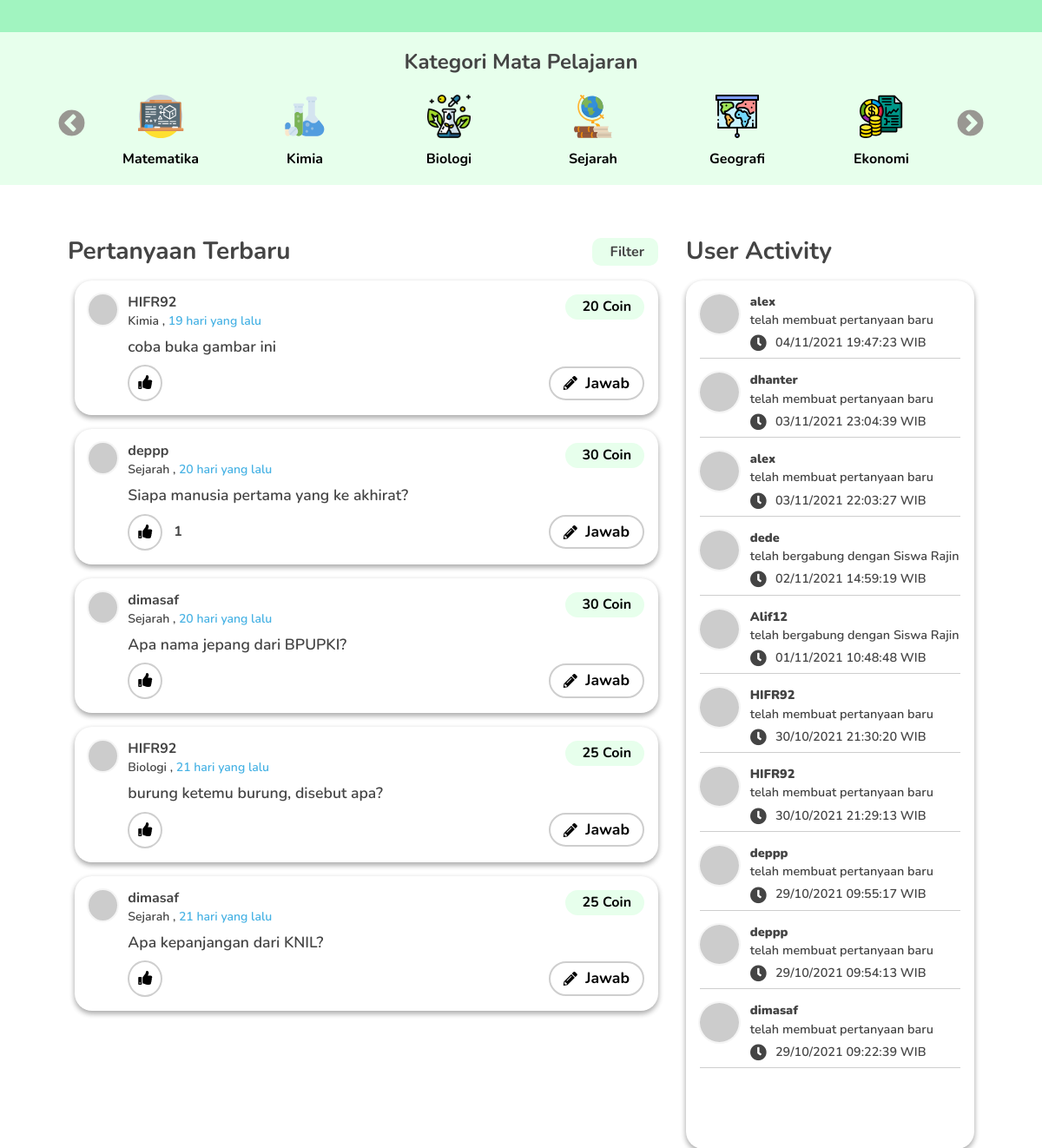
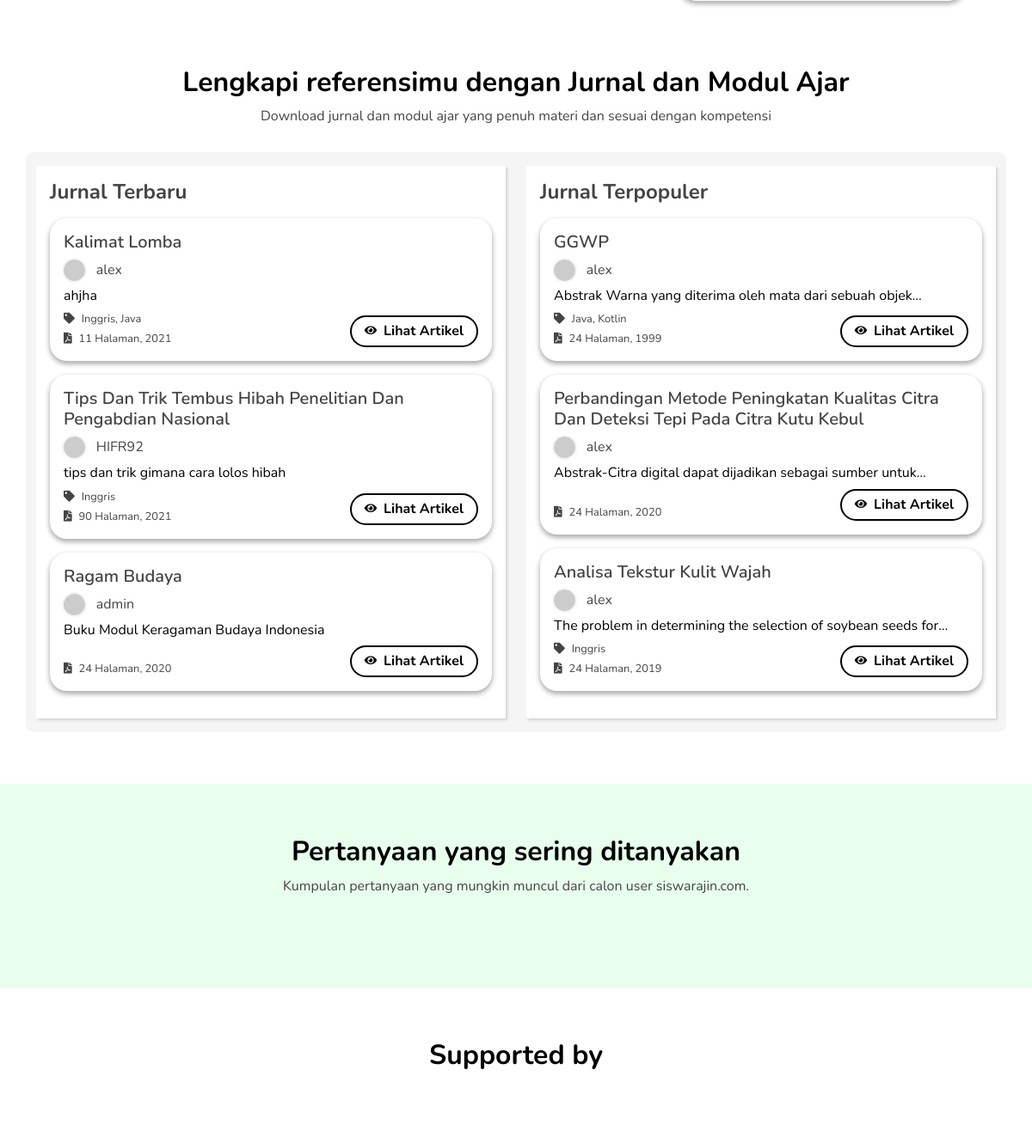
The app's page / (middle part), older data (2 pictures, top to bottom).
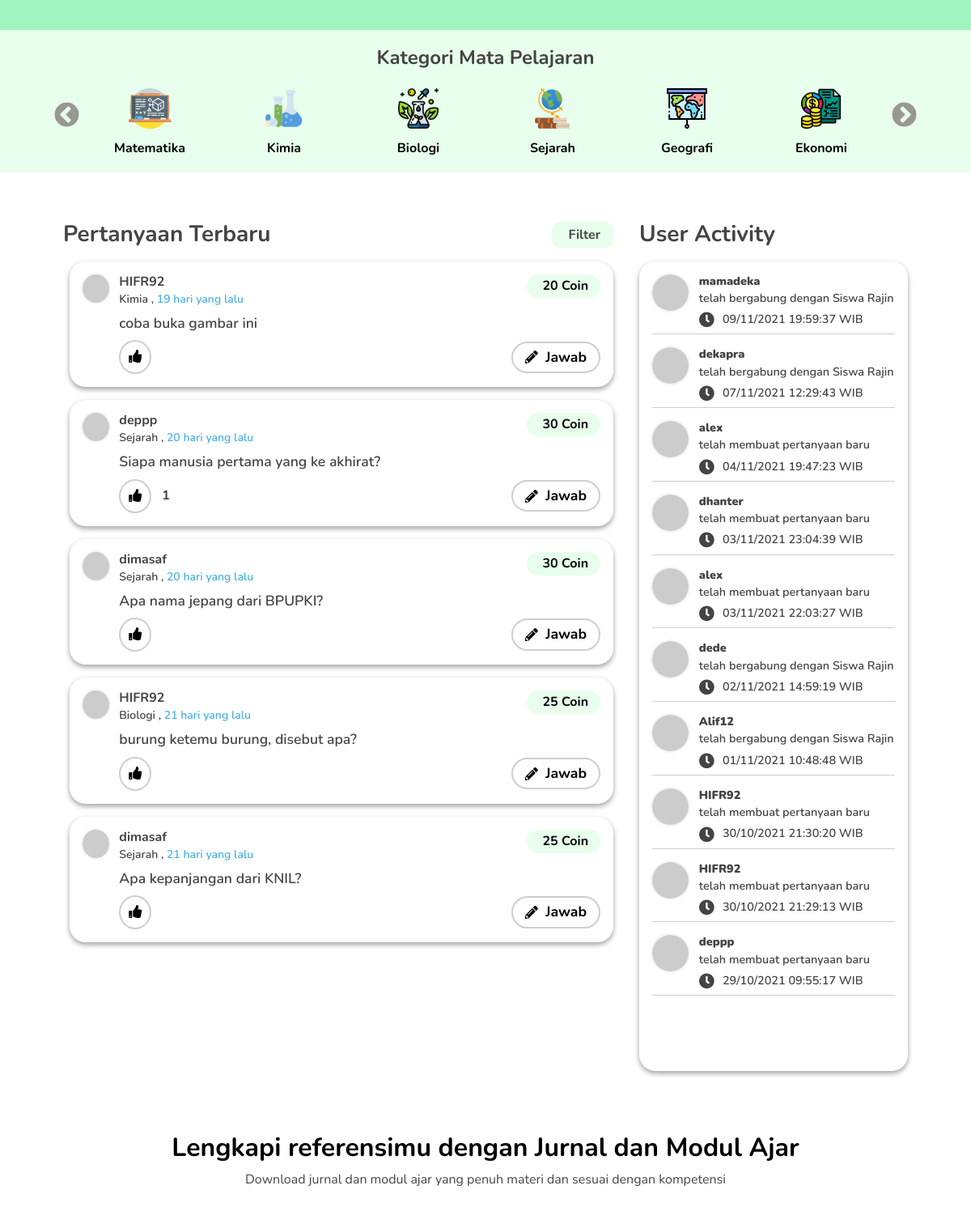
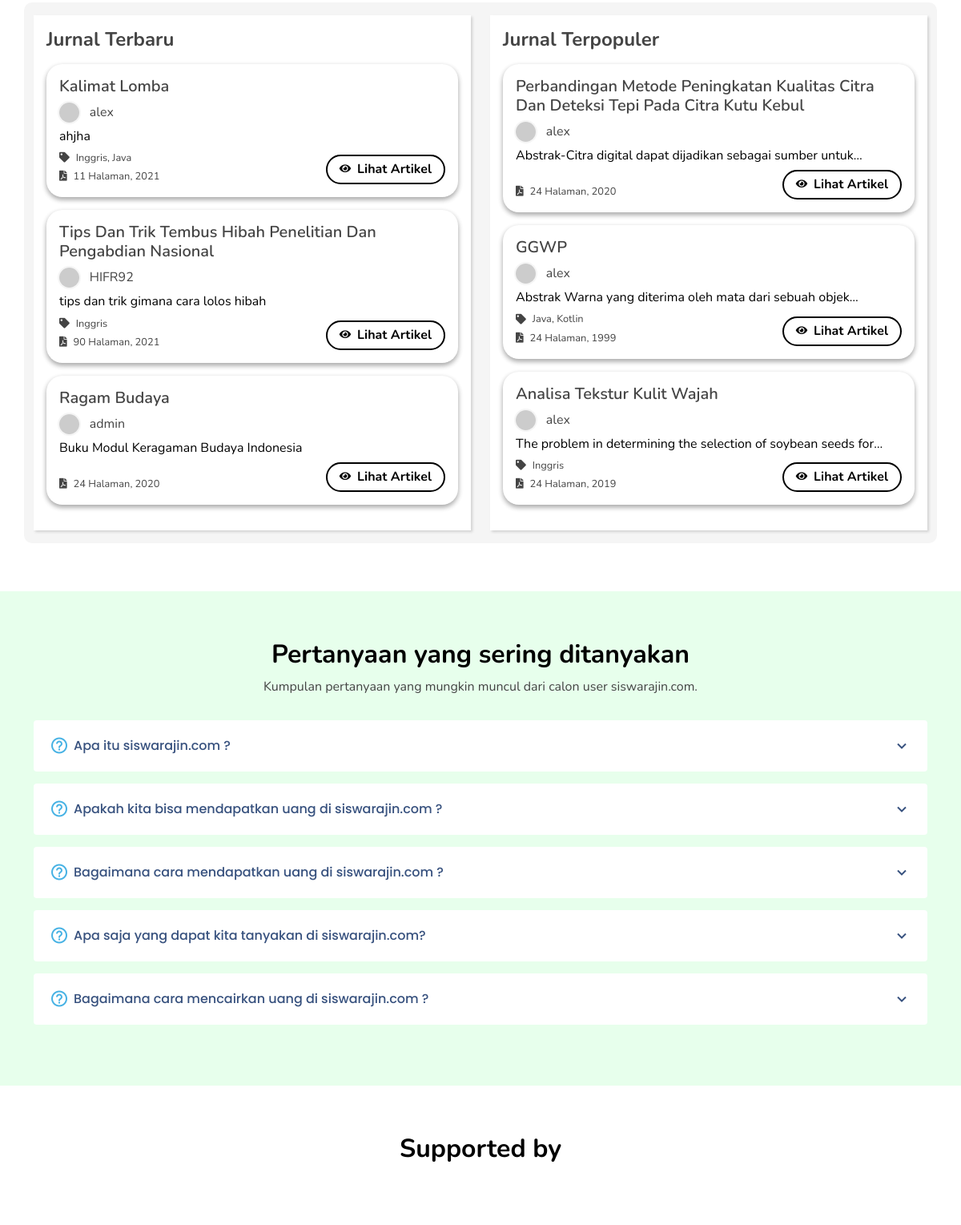
The same page, newer data (2 pictures, top to bottom).
### tables this page shows
CREATE TABLE `t_kategori` (
  `id_kategori` int(11) NOT NULL,
  `nama_kategori` varchar(50) NOT NULL,
  `gambar` text NOT NULL,
  `logo_abu` text NOT NULL
);

CREATE TABLE `t_pertanyaan` (
  `id_pertanyaan` int(11) NOT NULL,
  `id_user` int(11) NOT NULL,
  `id_kategori` int(11) NOT NULL,
  `pertanyaan` text NOT NULL,
  `status_jawab` tinyint(1) NOT NULL,
  `waktu_question` timestamp NOT NULL DEFAULT current_timestamp(),
  `gambar_tanya` varchar(100) NOT NULL,
  `status_hidden` int(11) NOT NULL,
  `harga` int(10) NOT NULL
);

CREATE TABLE `t_user` (
  `id_user` int(11) NOT NULL,
  `nama_user` varchar(255) NOT NULL,
  `email` varchar(100) NOT NULL,
  `password` varchar(100) NOT NULL,
  `view_password` varchar(50) NOT NULL,
  `foto_user` varchar(100) NOT NULL,
  `role_id` int(11) NOT NULL DEFAULT 1,
  `kode_afiliasi` text NOT NULL,
  `status_user` tinyint(1) NOT NULL
);

CREATE TABLE `t_aktivitas` (
  `id_aktivitas` int(11) NOT NULL,
  `id_user` int(11) NOT NULL,
  `aktivitas` varchar(50) NOT NULL,
  `waktu_aktivitas` datetime NOT NULL
);

CREATE TABLE `t_artikel` (
  `id_artikel` int(11) NOT NULL,
  `judul_artikel` varchar(250) NOT NULL,
  `id_user` int(11) NOT NULL,
  `tahun_rilis` varchar(25) NOT NULL,
  `deskripsi_artikel` text NOT NULL,
  `jumlah_halaman` int(25) NOT NULL,
  `author` varchar(250) NOT NULL,
  `slug` varchar(255) NOT NULL,
  `file_pdf` varchar(250) NOT NULL,
  `tanggal_upload` datetime NOT NULL,
  `status_tampil` tinyint(1) NOT NULL,
  `harga_artikel` int(11) NOT NULL,
  `jumlah_view` int(11) NOT NULL
);

CREATE TABLE `t_artikeltag` (
  `id_artikeltag` int(11) NOT NULL,
  `id_artikel` int(11) NOT NULL,
  `idTag` int(11) NOT NULL
);

CREATE TABLE `t_tag` (
  `idTag` int(11) NOT NULL,
  `id_kategori_tag` int(11) NOT NULL,
  `namaTag` varchar(250) NOT NULL
);

CREATE TABLE `t_faq` (
  `id_faq` int(11) NOT NULL,
  `question` text NOT NULL,
  `answer` text NOT NULL
);

### application/controllers/Dashboard.php (called while the page is built, shortened)
<?php
class Dashboard extends CI_Controller
{
	public function index()
	{
		$data['question'] 	= $this->Model_dashboard->get_question_dashboard(null, null)->result_array();
		$data['article'] 	= $this->Model_dashboard->get_article_dashboard()->result_array();
		$data['populer'] 	= $this->Model_dashboard->get_article_populer()->result_array();
		$data['kategori'] 	= $this->Model_dashboard->get_kategori_dasboard()->result_array();
		$data['like']		= $this->Model_dashboard->get_like_dasboard()->result_array();
		$data['activity']	= $this->Model_dashboard->get_activity_dasboard()->result_array();
		$this->load->view('templates/header');
		$this->load->view('dashboard', $data);
		$this->load->view('templates/footer');
	}
}

### index.php (called while the page is built, shortened)
<?php
require_once BASEPATH.'core/CodeIgniter.php';

### application/models/Model_dashboard.php (called while the page is built, shortened)
<?php
class Model_dashboard extends CI_Model
{
    public function get_question_dashboard($price, $time)
    {
        $this->db->select('*');
        $this->db->from('t_pertanyaan');
        $this->db->join('t_user', 't_user.id_user=t_pertanyaan.id_user', 'left');
        $this->db->join('t_kategori', 't_kategori.id_kategori=t_pertanyaan.id_kategori', 'left');
        $this->db->where('status_hidden=0');
        $this->db->order_by('waktu_question', 'DESC');
        $this->db->limit(5);
        return $this->db->get();
    }
    public function get_article_dashboard()
    {
        $this->db->select('*');
        $this->db->from('t_artikel');
        $this->db->join('t_user', 't_user.id_user=t_artikel.id_user', 'left');
        $this->db->order_by('t_artikel.id_artikel', 'DESC');
        $this->db->limit(3);
        return $this->db->get();
    }
    public function get_article_populer()
    {
        $this->db->select('*');
        $this->db->from('t_artikel');
        $this->db->join('t_user', 't_user.id_user=t_artikel.id_user', 'left');
        $this->db->order_by('t_artikel.jumlah_view', 'DESC');
        $this->db->limit(3);
        return $this->db->get();
    }
    public function get_tag_article($id_artikel)
    {
        $this->db->select('*');
        $this->db->from('t_artikeltag');
        $this->db->join('t_tag', 't_tag.idTag=t_artikeltag.idTag', 'left');
        $this->db->where('id_artikel=' . $id_artikel);
        return $this->db->get();
    }
    public function get_kategori_dasboard()
    {
        $this->db->select('*');
        $this->db->from('t_kategori');
        return $this->db->get();
    }
    public function get_activity_dasboard()
    {
        $this->db->select('*');
        $this->db->from('t_aktivitas');
        $this->db->join('t_user', 't_user.id_user=t_aktivitas.id_user', 'left');
        $this->db->order_by('waktu_aktivitas', 'DESC');
        $this->db->limit(10);
        return $this->db->get();
    }
    public function get_like_dasboard()
    {
        $this->db->select('*');
        $this->db->from('t_like');
        $this->db->where('status_like', '1');
        return $this->db->get();
    }
}

### application/views/dashboard.php (the view, shortened to what the changed rows need)
<main id="main">
	<section id="cliens" class="cliens">
		<div class="container">
			<div class="row my-2 mx-md-5">
				<div class="multiple-items">
					<?php foreach ($kategori as $ktg) : ?>
						<div class="col-lg-2 col-md-4 col-6 d-block" style="width:max-content">
							<a href="<?php echo base_url('pertanyaan/kategori/' . $ktg['nama_kategori']) ?>">
								<img src="assets/img/clients/<?= $ktg['gambar'] ?>" class="img-fluid " alt="">
								<h6 style="margin: 0px;font-weight: bold;color:black"><?= $ktg['nama_kategori'] ?></h6>
							</a>
						</div>
					<?php endforeach; ?>
				</div>
			</div>
		</div>
	</section>
	<section id="about" class="about">
		<div class="container  px-sm-5">
			<div class="row">
				<div class="col-12 col-lg-8">
					<div id="QuestPlace" class="list-pertanyaan">
						<ul class="px-1 px-lg-2">
							<?php foreach ($question as $qty) :
								$awal  = date_create($qty['waktu_question']);
								$akhir = date_create();
								$diff  = date_diff($awal, $akhir);
								if ($diff->y != null) {
									$time = $diff->y . ' tahun ';
								} elseif ($diff->m != null) {
									$time = $diff->m . ' bulan ';
								} elseif ($diff->d != null) {
									$time = $diff->d . ' hari ';
								} elseif ($diff->h != null) {
									$time = $diff->h . ' jam ';
								} elseif ($diff->i != null) {
									$time = $diff->i . ' menit ';
								} else {
									$time = $diff->s . ' detik ';
								}
							?>
								<li class="p-3">
									<div class="d-flex">
										<div class="image-artikel" style="background-image: url('https://www.gravatar.com/avatar/10<?= $qty['id_user']; ?>b5695d974ac54d52c9b8f54ea8f86.jpg?s=115&d=monsterid')">
										</div>
										<div class="d-block w-100">
											<div class="d-flex justify-content-between ">
												<div class="user mb-2">
													<div class="nama">
														<h5>
															<?= $qty['nama_user'] ?> </h5>
													</div>
													<div class="upload mt-1">
														<h6>
															<span class="d-none d-sm-inline-block"><?= $qty['nama_kategori'] ?> ,</span> <a href=""><?= $time ?> yang lalu</a>
														</h6>
													</div>
												</div>
												<div class="harga">
													<h6>
														<span style="margin-right:.3rem;"></span><?php echo number_format($qty['harga'], '0', ',', '.') ?> Coin
													</h6>
												</div>
											</div>
											<div class="pertanyaan">
												<h6>
													<?= $qty['pertanyaan'] ?>
												</h6>
											</div>
											<div class="d-flex justify-content-between align-items-center position-relative">
												<?php
												$i = 0;
												foreach ($like as $key) :
													if ($key['id_pertanyaan'] == $qty['id_pertanyaan']) $i++;
												endforeach; ?>
												<div class="like">
													<form id="input" enctype="multipart/form-data">
														<button onclick="like()" id="btnjempol<?php echo $qty['id_pertanyaan'] ?>" data="<?php echo $qty['id_pertanyaan'] ?>" type="button" class="fas fa-thumbs-up btn-jempol p-0 m-0" style="cursor:pointer;border:none; background: transparent; "></button>
													</form>
												</div>
												<?php if ($i != 0) : ?>
													<h6 id="ttl_like<?php echo $qty['id_pertanyaan'] ?>" class="p-1 px-2 mt-2 fw-bold" style="position: absolute; left:45px"><?php echo $i; ?></h6>
												<?php endif; ?>
												<a href="<?php echo base_url('Pertanyaan/detail/' . $qty['id_pertanyaan']) ?>">
													<div class="jawab d-flex">
														<i class="fas fa-pencil-alt my-auto"></i>
														<h6>
															Jawab
														</h6>
													</div>
												</a>
											</div>
										</div>
									</div>
								</li>
							<?php endforeach; ?>
						</ul>
					</div>
				</div>
				<div class="d-none d-md-block col-12 col-lg-4">
					<div class="user-activity" style="overflow:hidden;height:125vh">
						<ul class="p-3" style="height:125vh; overflow-y: scroll;">
							<?php foreach ($activity as $act) : ?>
								<li class="mb-3">
									<div class="d-flex w-100">
										<div class="image-activity w-100" style="background-image: url('https://www.gravatar.com/avatar/10<?= $act['id_user']; ?>b5695d974ac54d52c9b8f54ea8f86.jpg?s=115&d=monsterid')">
										</div>
										<div class="log-message">
											<h6>
												<strong><?= $act['nama_user'] ?></strong>
											</h6>
											<h6 class="mt-1">
												<?php if ($act['aktivitas'] == "registrasi") : ?>
													telah bergabung dengan Siswa Rajin
												<?php elseif ($act['aktivitas'] == "up_artikel") : ?>
													telah mengunggah artikel baru
												<?php elseif ($act['aktivitas'] == "up_pertanyaan") : ?>
													telah membuat pertanyaan baru
												<?php endif; ?>
											</h6>
											<div class="log-time mt-2 mb-2">
												<i class="fas fa-clock"></i>
												<h6>
													<?= date('d/m/Y H:i:s', strtotime($act['waktu_aktivitas'])) ?> WIB
												</h6>
											</div>
										</div>
									</div>
								</li>
							<?php endforeach; ?>
						</ul>
					</div>
				</div>
			</div>
		</div>
	</section>
	<section id="contact" class="contact">
		<div class="container" data-aos="fade-up">
			<div class="section-title">
				<h2>Lengkapi referensimu dengan Jurnal dan Modul Ajar</h2>
			</div>
			<div class="row journal-box py-3">
				<div class="col-md-6">
					<div class="col-md-12 journal p-3 h-100">
						<ul style="list-style: none; padding:0px">
							<?php foreach ($article as $arc) : ?>
								<li>
									<div class="list-jurnal p-3 mb-3">
										<h5>
											<?= $arc['judul_artikel'] ?>
										</h5>
										<div class="d-flex mb-2">
											<div class="image-activity w-100" style="background-image: url('https://www.gravatar.com/avatar/103?>b5695d974ac54d52c9b8f54ea8f86.jpg?s=115&d=monsterid')">
											</div>
											<div class="author">
												<?= $arc['nama_user'] ?>
											</div>
										</div>
										<h6 class="fw-normal my-2">
											<?= $arc['deskripsi_artikel'] ?>
										</h6>
										<div class="d-flex justify-content-between align-items-end">
											<div class="d-block">
												<div class="d-flex mb-1">
													<?php
													$article_tag = $this->Model_dashboard->get_tag_article($arc['id_artikel'])->result_array();
													$i = 0;
													if ($article_tag != null) : ?>
														<i class="fa fa-tag my-auto"></i>
													<?php endif; ?>
													<div class="tag">
														<?php foreach ($article_tag as $arg) :
															if ($i == 0) :
																echo $arg['namaTag'];
															else :
																echo ", " . $arg['namaTag'];
															endif;
															$i++;
														endforeach;
														?>
													</div>
												</div>
												<div class="d-flex">
													<i class="fas fa-file-pdf my-auto"></i>
													<div class="tag">
														<?= $arc['jumlah_halaman'] ?> Halaman, <?= $arc['tahun_rilis'] ?>
													</div>
												</div>
											</div>
											<a href="<?php echo base_url('Artikel/detail/' . $arc['slug']) ?>">
												<div class="d-sm-flex btn-download align-items-center d-none">
													<i class="fas fa-eye text-black mr-4 "></i>
													<h6 class="m-0">
														Lihat Artikel
													</h6>
												</div>
											</a>
										</div>
									</div>
								</li>
							<?php endforeach; ?>
						</ul>
					</div>
				</div>
				<div class="col-md-6">
					<div class="col-md-12 journal p-3 h-100">
						<ul style="list-style: none; padding:0px">
							<?php foreach ($populer as $ppl) : ?>
								<li>
									<div class="list-jurnal p-3 mb-3">
										<h5>
											<?= $ppl['judul_artikel'] ?>
										</h5>
										<div class="d-flex mb-2">
											<div class="image-activity w-100" style="background-image: url('https://www.gravatar.com/avatar/103?>b5695d974ac54d52c9b8f54ea8f86.jpg?s=115&d=monsterid')">
											</div>
											<div class="author">
												<?= $ppl['nama_user'] ?>
											</div>
										</div>
										<h6 class="fw-normal my-2">
											<?= $ppl['deskripsi_artikel'] ?>
										</h6>
										<div class="d-flex justify-content-between align-items-end">
											<div class="d-block">
												<div class="d-flex mb-1">
													<?php
													$article_tag = $this->Model_dashboard->get_tag_article($ppl['id_artikel'])->result_array();
													$i = 0;
													if ($article_tag != null) : ?>
														<i class="fa fa-tag my-auto"></i>
													<?php endif; ?>
													<div class="tag">
														<?php foreach ($article_tag as $arg) :
															if ($i == 0) :
																echo $arg['namaTag'];
															else :
																echo ", " . $arg['namaTag'];
															endif;
															$i++;
														endforeach;
														?>
													</div>
												</div>
												<div class="d-flex">
													<i class="fas fa-file-pdf my-auto"></i>
													<div class="tag">
														<?= $arc['jumlah_halaman'] ?> Halaman, <?= $ppl['tahun_rilis'] ?>
													</div>
												</div>
											</div>
											<a href="<?php echo base_url('Artikel/detail/' . $ppl['slug']) ?>">
												<div class="d-sm-flex btn-download align-items-center d-none">
													<i class="fas fa-eye text-black mr-4 "></i>
													<h6 class="m-0">
														Lihat Artikel
													</h6>
												</div>
											</a>
										</div>
									</div>
								</li>
							<?php endforeach; ?>
						</ul>
					</div>
				</div>
			</div>
		</div>
	</section>
	<section id="faq" class="faq">
		<div class="container" data-aos="fade-left">
			<div class="section-title">
				<h2>Pertanyaan yang sering ditanyakan</h2>
			</div>
			<div class="faq-list">
				<ul>
					<?php $list_faq = $this->db->get('t_faq')->result_array();
					$no = 1;
					foreach ($list_faq as $faq) : ?>
						<li data-aos="fade-up" data-aos-delay="200">
							<i class="bx bx-help-circle icon-help"></i> <a data-bs-toggle="collapse" data-bs-target="#faq-list-<?php echo $no ?>" class="collapsed"><?php echo $faq['question'] ?><i class="bx bx-chevron-down icon-show"></i><i class="bx bx-chevron-up icon-close"></i></a>
						</li>
					<?php $no++;
					endforeach; ?>
				</ul>
			</div>
		</div>
	</section>
	<section id="support " class="support mb-5 pb-4">
		<div class="container text-center " data-aos="fade-right">
			<div class="section-title">
				<h2>Supported by </h2>
			</div>
		</div>
	</section>
</main>

Row changes from the older to the newer data that the page shows:
no longer on this page (row unchanged): t_aktivitas: id_user.nama_user "deppp", aktivitas "telah membuat pertanyaan baru", waktu_aktivitas "29/10/2021 09:54:13"
no longer on this page (row unchanged): t_aktivitas: id_user.nama_user "dimasaf", aktivitas "telah membuat pertanyaan baru", waktu_aktivitas "29/10/2021 09:22:39"
added t_aktivitas: id_user.nama_user "mamadeka", aktivitas "telah bergabung dengan Siswa Rajin", waktu_aktivitas "09/11/2021 19:59:37"
added t_aktivitas: id_user.nama_user "dekapra", aktivitas "telah bergabung dengan Siswa Rajin", waktu_aktivitas "07/11/2021 12:29:43"
changed t_artikel "Abstrak-Citra digital dapat dijadikan sebagai sumber…": moves up the list
added t_faq: question "Apa itu siswarajin.com ?"
added t_faq: question "Apakah kita bisa mendapatkan uang di siswarajin.com ?"
added t_faq: question "Bagaimana cara mendapatkan uang di siswarajin.com ?"
added t_faq: question "Apa saja yang dapat kita tanyakan di siswarajin.com?"
added t_faq: question "Bagaimana cara mencairkan uang di siswarajin.com ?"
